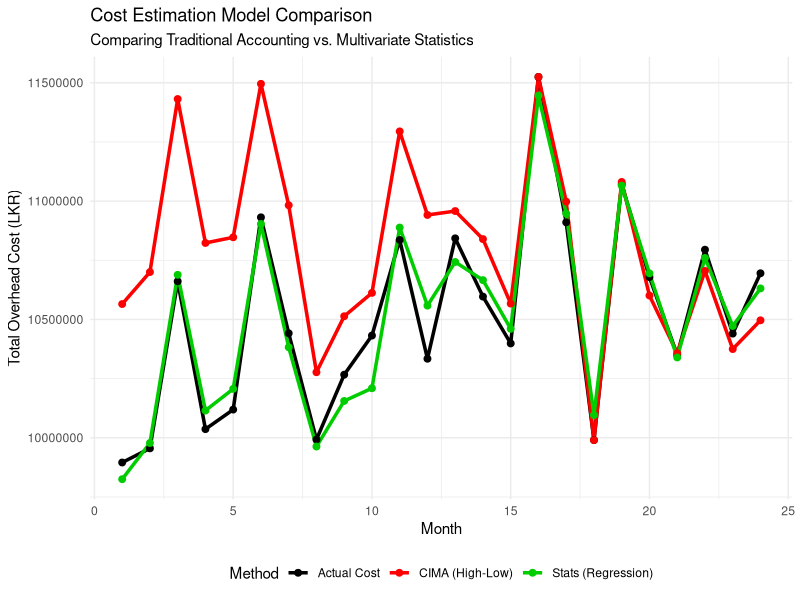

Recreate this plot in R.
# Load necessary libraries
library(tidyverse)
library(knitr)

set.seed(123)

# 1. Create the Data Variables (24 Months)
months <- 1:24

# Simulate Production Units (Normal Distribution: Mean 12,000, SD 1,500)
units <- round(rnorm(24, mean = 12000, sd = 1500))

# Simulate Sri Lankan Inflation Index (Rising trend with randomness)
# We assume inflation index fluctuates between 100 and 150
inflation_index <- round(sort(runif(24, min = 100, max = 150)) + rnorm(24, sd = 2), 1)

# 2. Create the "True" Cost Formula 
# Fixed Cost: 5,000,000 LKR
# Variable Cost: 250 LKR per unit
# Inflation Impact: 20,000 LKR for every point of inflation
# Random Noise (Unexpected repairs, waste): Normal dist, SD 100,000
true_error <- rnorm(24, mean = 0, sd = 100000)

total_cost <- 5000000 + (250 * units) + (20000 * inflation_index) + true_error

# 3. Combine into a Dataframe
df <- data.frame(
  Month      = months,
  Units      = units,
  Inflation  = inflation_index,
  Actual_Cost = total_cost
)

# Show first rows
kable(head(df), caption = "Fictional Tea Factory Cost Data (LKR)")

# --- CIMA P1: High-Low Method ---

# 1. Identify High and Low Activity Levels
high_row <- df[which.max(df$Units), ]
low_row  <- df[which.min(df$Units), ]

# 2. Calculate Variable Cost per Unit (b)
# Formula: (High Cost - Low Cost) / (High Units - Low Units)
vc_per_unit_cima <- (high_row$Actual_Cost - low_row$Actual_Cost) / 
  (high_row$Units       - low_row$Units)

# 3. Calculate Fixed Cost (a)
# Formula: Total Cost - (Variable Cost * Units)
# Use the High row
fc_cima <- high_row$Actual_Cost - (vc_per_unit_cima * high_row$Units)

# 4. Create Predictions using High-Low
df$CIMA_Prediction <- fc_cima + (vc_per_unit_cima * df$Units)

print(paste("CIMA Fixed Cost:", round(fc_cima, 2)))
print(paste("CIMA Variable Cost per Unit:", round(vc_per_unit_cima, 2)))

# --- Statistics: Multiple Linear Regression ---

# 1. Build the Model (Cost depends on Units AND Inflation)
stats_model <- lm(Actual_Cost ~ Units + Inflation, data = df)

# 2. View Summary (Check R-squared and P-values)
summary(stats_model)

# 3. Add Predictions to the dataframe
df$Stats_Prediction <- predict(stats_model, df)

# --- Validation: Calculate Error Rates ---

# Calculate Absolute % Error for CIMA
df$CIMA_Error_Pct <- abs(df$Actual_Cost - df$CIMA_Prediction) / df$Actual_Cost

# Calculate Absolute % Error for Stats
df$Stats_Error_Pct <- abs(df$Actual_Cost - df$Stats_Prediction) / df$Actual_Cost

# Calculate Mean Absolute Percentage Error (MAPE)
mape_cima  <- mean(df$CIMA_Error_Pct)  * 100
mape_stats <- mean(df$Stats_Error_Pct) * 100

print(paste("CIMA High-Low Error Rate:", round(mape_cima, 2), "%"))
print(paste("Statistical Regression Error Rate:", round(mape_stats, 2), "%"))

if (mape_stats < mape_cima) {
  print("CONCLUSION: The Statistical approach is significantly more accurate.")
}

# --- Visualization: Comparison Plot ---

df_long <- df %>%
  select(Month, Actual_Cost, CIMA_Prediction, Stats_Prediction) %>%
  tidyr::pivot_longer(-Month, names_to = "Method", values_to = "Cost")

ggplot(df_long, aes(x = Month, y = Cost, color = Method)) +
  geom_line(size = 1.2) +
  geom_point(size = 2) +
  scale_color_manual(values = c("black", "red", "green3"),
                     labels = c("Actual_Cost"      = "Actual Cost",
                                "CIMA_Prediction"  = "CIMA (High-Low)",
                                "Stats_Prediction" = "Stats (Regression)")) +
  labs(title = "Cost Estimation Model Comparison",
       subtitle = "Comparing Traditional Accounting vs. Multivariate Statistics",
       y = "Total Overhead Cost (LKR)",
       x = "Month") +
  theme_minimal() +
  theme(legend.position = "bottom")

